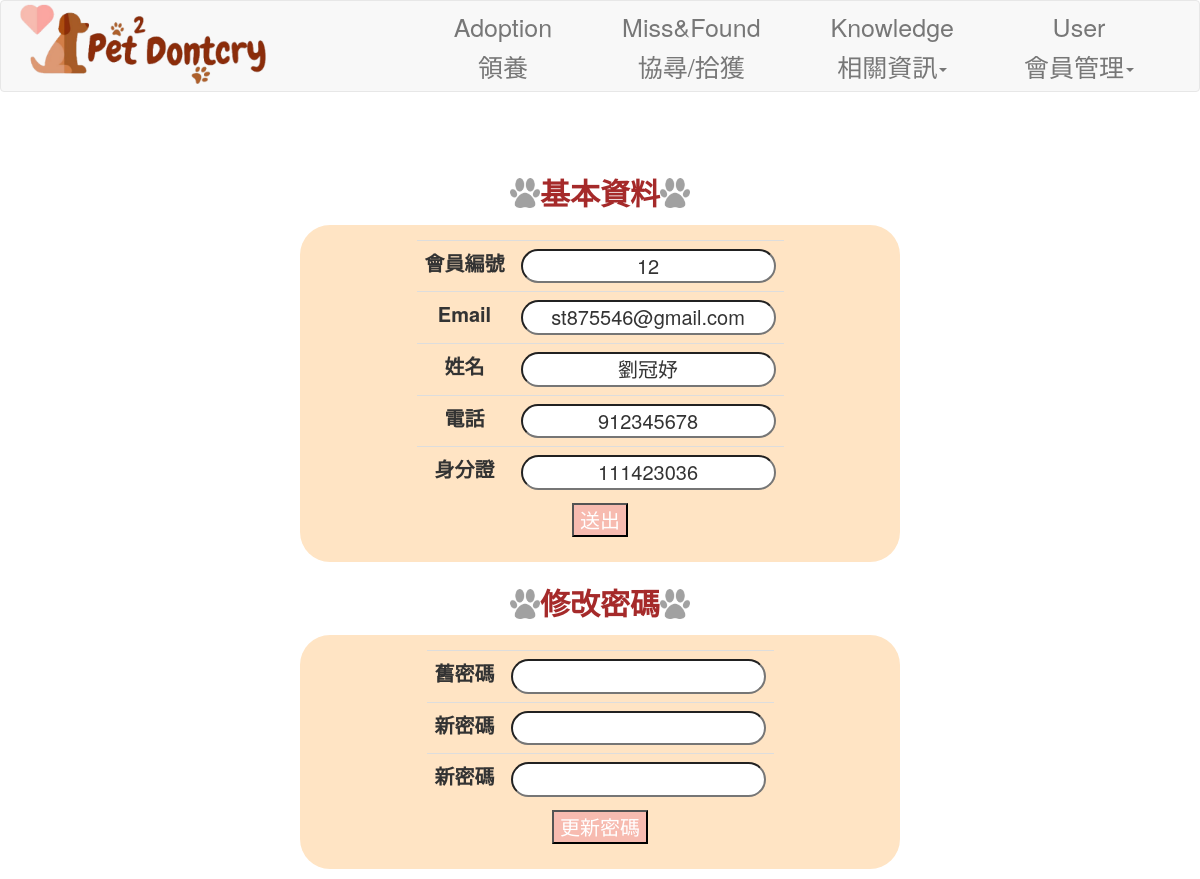
Page /user/edit_userinfo/277 (signed in) on the earlier database version.
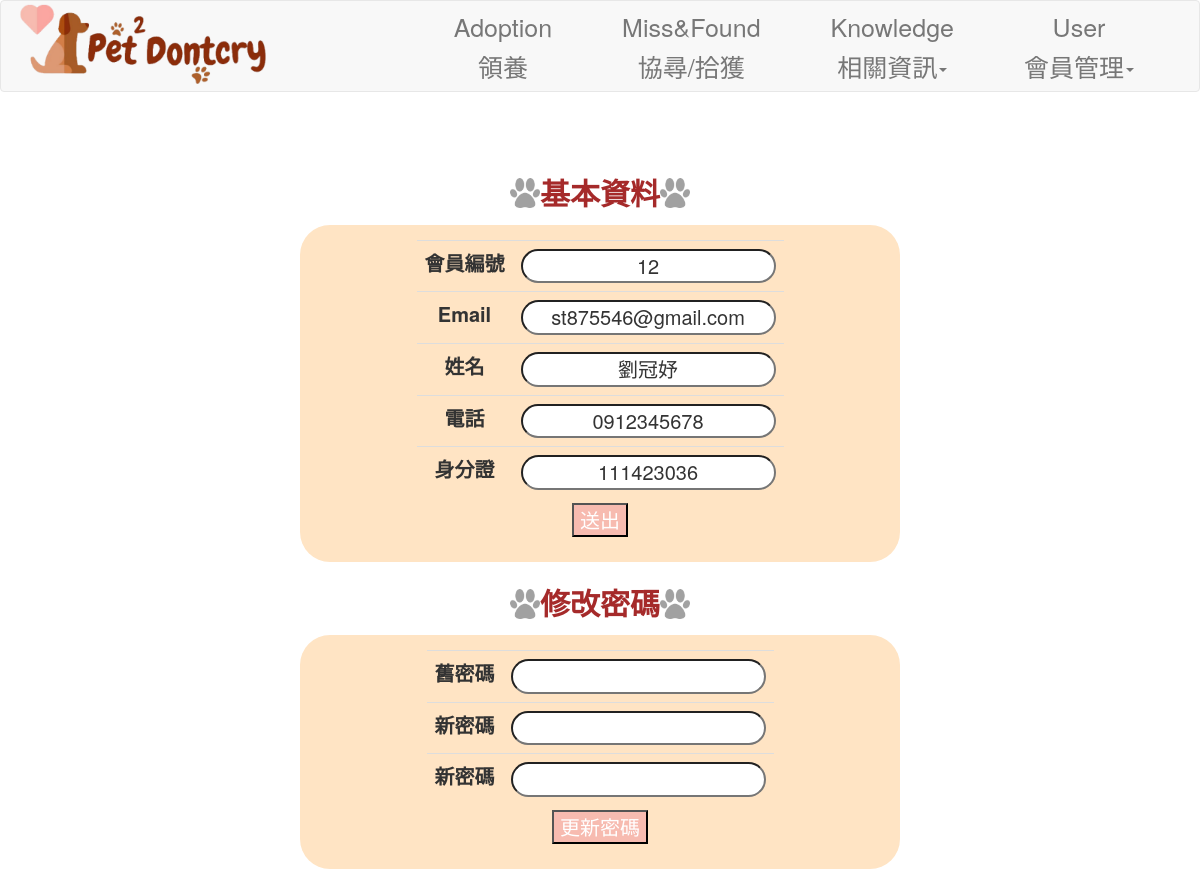
Same page on the later database version.
### app/models/user.py (models this page shows, shortened)
class user(db.Model):
    __tablename__ = 'user'
    UID = db.Column('UID', db.Integer, primary_key = True)
    name = db.Column('name', db.String(20))
    identity = db.Column('identity',db.String(10), nullable=False)
    phone = db.Column('phone',db.String(10))
    ID = db.Column('ID',db.Integer,db.ForeignKey('account.ID'),nullable=False)
    published = db.relationship('published', backref='user', lazy='dynamic')
    pet = db.relationship('pet', backref='user', lazy='dynamic')
    clinic_doctor = db.relationship('clinic_doctor', backref='user', lazy='dynamic')

### app/views/userView.py (the view, shortened to what this page needs)
@user_views.route('/user/edit_userinfo/<ID>', methods=['GET', 'POST'])
@login_required
def edit_user_info(ID):
    users = get_user_data(ID)
    """
    說明：更新使用者資訊
    :return:
    """
    form = FormUserInfo()
    form1 = FormChangePWD()
    form.UID.data = users.UID
    form.identity.data = users.identity
    form.email.data = current_user.email
    form.name.data = users.name
    form.phone.data = users.phone
    print("errr",users.name)
    return render_template('user_data.html', form=form,form1=form1)

### app/form/userForm.py (shortened to what this page needs)
class FormUserInfo(FlaskForm):
    UID = StringField('會員編號', render_kw={'readonly': True})
    email = StringField('Email', render_kw={'readonly': True})
    identity = StringField('身分證字號', render_kw={'readonly': True})
    name = StringField('姓名',validators=[
        validators.Length(3, 10),
        validators.DataRequired()
    ])
    phone = StringField('電話',validators=[
        validators.Length(8, 10),
    ])
    submit = SubmitField('送出')

class FormChangePWD(FlaskForm):
    password_old = PasswordField('舊密碼', validators=[
        validators.DataRequired()
    ])
    password_new = PasswordField('新密碼', validators=[
        validators.DataRequired(),
        validators.Length(5, 10),
        validators.EqualTo('password_new_confirm', message='PASSWORD NEED MATCH')
    ])
    password_new_confirm = PasswordField('確認新密碼', validators=[
        validators.DataRequired()
    ])
    submit = SubmitField('更新密碼')

### app/controllers/userController.py (called while the page is built)
def get_user_data(ID):
    return user.query.filter_by(ID=ID).first()

### app/models/user.py (called while the page is built)
    @login_manager.user_loader
    def load_user(ID):
        try:
            return account.query.get(ID)
        except:
            return None

### app/templates/user_data.html (shortened to what this page needs)
<!DOCTYPE html>
{% extends "base.html" %}
{% block content %}
<head>
    <link rel="stylesheet" href="{{ url_for('static', filename='css/user_data.css') }}">
</head>
<body background="{{ url_for('static', filename='img/first-page.jpg') }}" style="background-size: cover; font-size: 2rem;">
    <div class="Title_img mb-total" style="margin-top: 5%;">
        <div class="Title_img" style=" display: flex; align-items: center;">
            <img src="{{ url_for('static', filename='img/dog-footprints.png') }}" width="30" height="30">
            <div class="Title font-B" style="font-size: 3rem; color: brown;"> 基本資料 </div>
            <img src="{{ url_for('static', filename='img/dog-footprints.png') }}" width="30" height="30">
        </div>
    </div>
    <div class="a">
        <div class="bg-table rounded-table h-100 p-4 mb-4 w-80 dis">
            <form method="post" action="/user/edit_userinfo/{{current_user.ID}}">
                <table class="table" style="font-size: 2rem;">
                    <tbody class="thead">
                        <tr>
                            <td scope="row" class="font-B">{{form.UID.label}}</td>
                            <td>{{form.UID(class='input-text')}}</td>
                        </tr>
                        <tr>
                            <td scope="row" class="font-B">Email</td>
                            <td>{{form.email(class='input-text')}}</td>
                        </tr>
                        <tr>
                            <td scope="row" class="font-B">姓名</td>
                            <td>{{form.name(class='input-text')}}</td>
                        </tr>
                        <tr>
                            <td scope="row" class="font-B">電話</td>
                            <td>{{form.phone(class='input-text')}}</td>
                        </tr>
                        <tr>
                            <td scope="row" class="font-B">身分證</td>
                            <td>{{form.identity(class='input-text')}}</td>
                        </tr>
                    </tbody>
                </table>
                <div class="a mb-4">
                    {{form.submit(class='button-update')}}
                </div>
            </form>
        </div>
    </div>
    <div class="Title_img mb-total">
        <div class="Title_img" style=" display: flex; align-items: center;">
            <img src="{{ url_for('static', filename='img/dog-footprints.png') }}" width="30" height="30">
            <div class="Title" style="font-size: 3rem; color: brown;"> 修改密碼 </div>
            <img src="{{ url_for('static', filename='img/dog-footprints.png') }}" width="30" height="30">
        </div>
    </div>
    <div class="a">
        <div class="bg-table rounded-table h-100 p-4 mb-4 w-80 dis">
            <form method="post" action="/user/edit_userinfo/{{current_user.ID}}">
                <table class="table" style="font-size: 2rem;">
                    <tbody class="thead">
                        <tr>
                            <td scope="row" class="font-B">舊密碼</td>
                            <td>{{form1.password_old(class='input-text')}}</td>
                        </tr>
                        <tr>
                            <td scope="row" class="font-B">新密碼</td>
                            <td>{{form1.password_new(class='input-text')}}</td>
                        </tr>
                        <tr>
                            <td scope="row" class="font-B">新密碼</td>
                            <td>{{form1.password_new_confirm(class='input-text')}}</td>
                        </tr>
                    </tbody>
                </table>
                <div class="a mb-4">
                    {{form1.submit(class='button-update')}}
                </div>
            </form>
        </div>
    </div>
</body>
{% endblock content %}

Differences in the rows shown:
changed user "劉冠妤": phone "912345678" → "0912345678"
